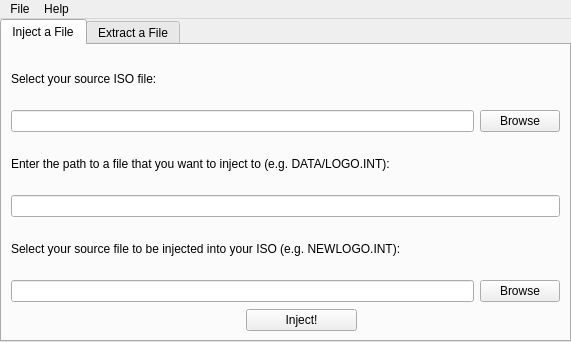
<?xml version="1.0" encoding="UTF-8"?>
<ui version="4.0">
 <class>MainWindow</class>
 <widget class="QMainWindow" name="MainWindow">
  <property name="geometry">
   <rect>
    <x>0</x>
    <y>0</y>
    <width>571</width>
    <height>342</height>
   </rect>
  </property>
  <property name="sizePolicy">
   <sizepolicy hsizetype="Maximum" vsizetype="Preferred">
    <horstretch>0</horstretch>
    <verstretch>0</verstretch>
   </sizepolicy>
  </property>
  <property name="windowTitle">
   <string>ezisomod</string>
  </property>
  <property name="windowIcon">
   <iconset resource="../ezisomod.qrc">
    <normaloff>:/img/pwf2tools.png</normaloff>:/img/pwf2tools.png</iconset>
  </property>
  <widget class="QWidget" name="MainWidget">
   <layout class="QGridLayout" name="gridLayout">
    <property name="leftMargin">
     <number>0</number>
    </property>
    <property name="topMargin">
     <number>0</number>
    </property>
    <property name="rightMargin">
     <number>0</number>
    </property>
    <property name="bottomMargin">
     <number>0</number>
    </property>
    <property name="spacing">
     <number>0</number>
    </property>
    <item row="0" column="0">
     <widget class="QTabWidget" name="ModeTabs">
      <property name="sizePolicy">
       <sizepolicy hsizetype="Minimum" vsizetype="Minimum">
        <horstretch>0</horstretch>
        <verstretch>0</verstretch>
       </sizepolicy>
      </property>
      <property name="currentIndex">
       <number>0</number>
      </property>
      <widget class="QWidget" name="InjectFileTab">
       <property name="sizePolicy">
        <sizepolicy hsizetype="Minimum" vsizetype="Minimum">
         <horstretch>0</horstretch>
         <verstretch>0</verstretch>
        </sizepolicy>
       </property>
       <attribute name="title">
        <string>Inject a File</string>
       </attribute>
       <layout class="QGridLayout" name="gridLayout_2">
        <item row="11" column="0" colspan="4">
         <widget class="QLineEdit" name="InjectSourceFileLineEdit">
          <property name="sizePolicy">
           <sizepolicy hsizetype="Minimum" vsizetype="Fixed">
            <horstretch>0</horstretch>
            <verstretch>0</verstretch>
           </sizepolicy>
          </property>
         </widget>
        </item>
        <item row="11" column="4">
         <widget class="QPushButton" name="InjectSourceFileBrowseButton">
          <property name="sizePolicy">
           <sizepolicy hsizetype="Maximum" vsizetype="Fixed">
            <horstretch>0</horstretch>
            <verstretch>0</verstretch>
           </sizepolicy>
          </property>
          <property name="text">
           <string>Browse</string>
          </property>
         </widget>
        </item>
        <item row="2" column="4">
         <widget class="QPushButton" name="InjectSourceISOBrowseButton">
          <property name="sizePolicy">
           <sizepolicy hsizetype="Maximum" vsizetype="Fixed">
            <horstretch>0</horstretch>
            <verstretch>0</verstretch>
           </sizepolicy>
          </property>
          <property name="text">
           <string>Browse</string>
          </property>
         </widget>
        </item>
        <item row="2" column="0" colspan="4">
         <widget class="QLineEdit" name="InjectSourceISOLineEdit">
          <property name="sizePolicy">
           <sizepolicy hsizetype="Minimum" vsizetype="Fixed">
            <horstretch>0</horstretch>
            <verstretch>0</verstretch>
           </sizepolicy>
          </property>
         </widget>
        </item>
        <item row="16" column="2">
         <widget class="QPushButton" name="InjectInjectButton">
          <property name="text">
           <string>Inject!</string>
          </property>
         </widget>
        </item>
        <item row="16" column="0" colspan="2">
         <spacer name="InjectHoriSpacer1">
          <property name="orientation">
           <enum>Qt::Orientation::Horizontal</enum>
          </property>
          <property name="sizeType">
           <enum>QSizePolicy::Policy::Minimum</enum>
          </property>
          <property name="sizeHint" stdset="0">
           <size>
            <width>40</width>
            <height>20</height>
           </size>
          </property>
         </spacer>
        </item>
        <item row="16" column="3" colspan="2">
         <spacer name="InjectHoriSpacer2">
          <property name="orientation">
           <enum>Qt::Orientation::Horizontal</enum>
          </property>
          <property name="sizeType">
           <enum>QSizePolicy::Policy::Minimum</enum>
          </property>
          <property name="sizeHint" stdset="0">
           <size>
            <width>40</width>
            <height>20</height>
           </size>
          </property>
         </spacer>
        </item>
        <item row="12" column="0" colspan="5">
         <spacer name="InjectVertSpacer3">
          <property name="orientation">
           <enum>Qt::Orientation::Vertical</enum>
          </property>
          <property name="sizeType">
           <enum>QSizePolicy::Policy::Maximum</enum>
          </property>
          <property name="sizeHint" stdset="0">
           <size>
            <width>548</width>
            <height>1</height>
           </size>
          </property>
         </spacer>
        </item>
        <item row="9" column="0" colspan="5">
         <spacer name="InjectVertSpacer2">
          <property name="orientation">
           <enum>Qt::Orientation::Vertical</enum>
          </property>
          <property name="sizeType">
           <enum>QSizePolicy::Policy::Maximum</enum>
          </property>
          <property name="sizeHint" stdset="0">
           <size>
            <width>548</width>
            <height>1</height>
           </size>
          </property>
         </spacer>
        </item>
        <item row="4" column="0" colspan="5">
         <spacer name="InjectVertSpacer1">
          <property name="orientation">
           <enum>Qt::Orientation::Vertical</enum>
          </property>
          <property name="sizeType">
           <enum>QSizePolicy::Policy::Maximum</enum>
          </property>
          <property name="sizeHint" stdset="0">
           <size>
            <width>548</width>
            <height>1</height>
           </size>
          </property>
         </spacer>
        </item>
        <item row="5" column="0" colspan="5">
         <widget class="QLabel" name="InjectEnterPathLabel">
          <property name="text">
           <string>Enter the path to a file that you want to inject to (e.g. DATA/LOGO.INT):</string>
          </property>
         </widget>
        </item>
        <item row="10" column="0" colspan="5">
         <widget class="QLabel" name="InjectSelectSourceFileLabel">
          <property name="text">
           <string>Select your source file to be injected into your ISO (e.g. NEWLOGO.INT):</string>
          </property>
         </widget>
        </item>
        <item row="0" column="0" colspan="5">
         <widget class="QLabel" name="InjectSelectSourceISOLabel">
          <property name="text">
           <string>Select your source ISO file:</string>
          </property>
         </widget>
        </item>
        <item row="8" column="0" colspan="5">
         <widget class="QLineEdit" name="InjectTargetPathLineEdit">
          <property name="sizePolicy">
           <sizepolicy hsizetype="Minimum" vsizetype="Fixed">
            <horstretch>0</horstretch>
            <verstretch>0</verstretch>
           </sizepolicy>
          </property>
         </widget>
        </item>
       </layout>
      </widget>
      <widget class="QWidget" name="ExtractFileTab">
       <property name="sizePolicy">
        <sizepolicy hsizetype="Minimum" vsizetype="Minimum">
         <horstretch>0</horstretch>
         <verstretch>0</verstretch>
        </sizepolicy>
       </property>
       <attribute name="title">
        <string>Extract a File</string>
       </attribute>
       <layout class="QGridLayout" name="gridLayout_3">
        <item row="9" column="0" colspan="4">
         <widget class="QLineEdit" name="ExtractOutputFileLineEdit">
          <property name="sizePolicy">
           <sizepolicy hsizetype="Minimum" vsizetype="Fixed">
            <horstretch>0</horstretch>
            <verstretch>0</verstretch>
           </sizepolicy>
          </property>
         </widget>
        </item>
        <item row="13" column="0" colspan="2">
         <spacer name="ExtractHoriSpacer1">
          <property name="orientation">
           <enum>Qt::Orientation::Horizontal</enum>
          </property>
          <property name="sizeType">
           <enum>QSizePolicy::Policy::Minimum</enum>
          </property>
          <property name="sizeHint" stdset="0">
           <size>
            <width>225</width>
            <height>31</height>
           </size>
          </property>
         </spacer>
        </item>
        <item row="0" column="0" colspan="4">
         <widget class="QLabel" name="ExtractSelectSourceISOLabel">
          <property name="text">
           <string>Select your source ISO file:</string>
          </property>
         </widget>
        </item>
        <item row="13" column="2">
         <widget class="QPushButton" name="ExtractExtractButton">
          <property name="text">
           <string>Extract!</string>
          </property>
         </widget>
        </item>
        <item row="2" column="4">
         <widget class="QPushButton" name="ExtractSourceISOBrowseButton">
          <property name="sizePolicy">
           <sizepolicy hsizetype="Maximum" vsizetype="Fixed">
            <horstretch>0</horstretch>
            <verstretch>0</verstretch>
           </sizepolicy>
          </property>
          <property name="text">
           <string>Browse</string>
          </property>
         </widget>
        </item>
        <item row="9" column="4">
         <widget class="QPushButton" name="ExtractOutputFileBrowseButton">
          <property name="sizePolicy">
           <sizepolicy hsizetype="Maximum" vsizetype="Fixed">
            <horstretch>0</horstretch>
            <verstretch>0</verstretch>
           </sizepolicy>
          </property>
          <property name="text">
           <string>Browse</string>
          </property>
         </widget>
        </item>
        <item row="2" column="0" colspan="4">
         <widget class="QLineEdit" name="ExtractSourceISOLineEdit">
          <property name="sizePolicy">
           <sizepolicy hsizetype="Minimum" vsizetype="Fixed">
            <horstretch>0</horstretch>
            <verstretch>0</verstretch>
           </sizepolicy>
          </property>
         </widget>
        </item>
        <item row="3" column="0" colspan="5">
         <spacer name="ExtractVertSpacer1">
          <property name="orientation">
           <enum>Qt::Orientation::Vertical</enum>
          </property>
          <property name="sizeType">
           <enum>QSizePolicy::Policy::Maximum</enum>
          </property>
          <property name="sizeHint" stdset="0">
           <size>
            <width>548</width>
            <height>1</height>
           </size>
          </property>
         </spacer>
        </item>
        <item row="5" column="0" colspan="5">
         <widget class="QLabel" name="ExtractEnterPathLabel">
          <property name="text">
           <string>Enter the path to a file that you want to extract from (e.g. DATA/LOGO.INT):</string>
          </property>
         </widget>
        </item>
        <item row="6" column="0" colspan="5">
         <widget class="QLineEdit" name="ExtractTargetPathLineEdit">
          <property name="sizePolicy">
           <sizepolicy hsizetype="Minimum" vsizetype="Fixed">
            <horstretch>0</horstretch>
            <verstretch>0</verstretch>
           </sizepolicy>
          </property>
         </widget>
        </item>
        <item row="8" column="0" colspan="5">
         <widget class="QLabel" name="ExtractSelectOutputFileLabel">
          <property name="text">
           <string>Select your output file to be extracted from your ISO (e.g. NEWLOGO.INT):</string>
          </property>
         </widget>
        </item>
        <item row="7" column="0" colspan="5">
         <spacer name="ExtractVertSpacer2">
          <property name="orientation">
           <enum>Qt::Orientation::Vertical</enum>
          </property>
          <property name="sizeType">
           <enum>QSizePolicy::Policy::Maximum</enum>
          </property>
          <property name="sizeHint" stdset="0">
           <size>
            <width>548</width>
            <height>1</height>
           </size>
          </property>
         </spacer>
        </item>
        <item row="10" column="0" colspan="5">
         <spacer name="ExtractVertSpacer3">
          <property name="orientation">
           <enum>Qt::Orientation::Vertical</enum>
          </property>
          <property name="sizeType">
           <enum>QSizePolicy::Policy::Maximum</enum>
          </property>
          <property name="sizeHint" stdset="0">
           <size>
            <width>548</width>
            <height>1</height>
           </size>
          </property>
         </spacer>
        </item>
        <item row="13" column="3" colspan="2">
         <spacer name="ExtractHoriSpacer2">
          <property name="orientation">
           <enum>Qt::Orientation::Horizontal</enum>
          </property>
          <property name="sizeType">
           <enum>QSizePolicy::Policy::Minimum</enum>
          </property>
          <property name="sizeHint" stdset="0">
           <size>
            <width>124</width>
            <height>20</height>
           </size>
          </property>
         </spacer>
        </item>
       </layout>
      </widget>
     </widget>
    </item>
   </layout>
  </widget>
  <widget class="QMenuBar" name="Menubar">
   <property name="geometry">
    <rect>
     <x>0</x>
     <y>0</y>
     <width>571</width>
     <height>30</height>
    </rect>
   </property>
   <widget class="QMenu" name="MenubarFile">
    <property name="title">
     <string>File</string>
    </property>
    <addaction name="MenubarActionQuit"/>
   </widget>
   <widget class="QMenu" name="MenubarHelp">
    <property name="title">
     <string>Help</string>
    </property>
    <addaction name="MenubarActionOpenLogWindow"/>
    <addaction name="separator"/>
    <addaction name="MenubarActionAbout"/>
   </widget>
   <addaction name="MenubarFile"/>
   <addaction name="MenubarHelp"/>
  </widget>
  <action name="MenubarActionOpenLogWindow">
   <property name="text">
    <string>Open Log Window</string>
   </property>
  </action>
  <action name="MenubarActionAbout">
   <property name="text">
    <string>About</string>
   </property>
  </action>
  <action name="MenubarActionQuit">
   <property name="text">
    <string>Quit</string>
   </property>
  </action>
 </widget>
 <resources>
  <include location="../ezisomod.qrc"/>
 </resources>
 <connections/>
</ui>
